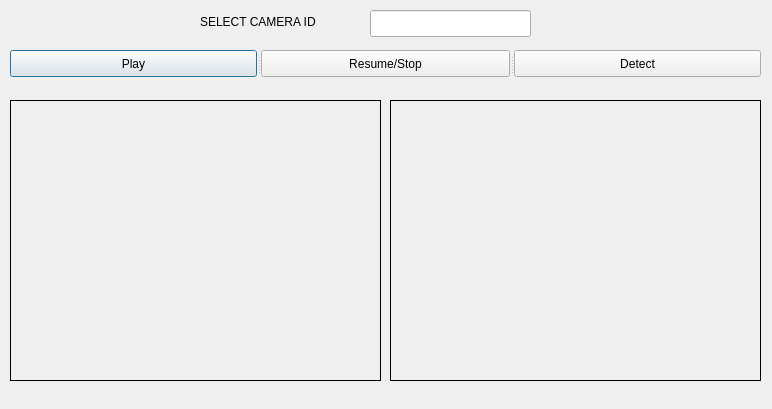
<?xml version="1.0" encoding="UTF-8"?>
<ui version="4.0">
 <class>Dialog</class>
 <widget class="QDialog" name="Dialog">
  <property name="geometry">
   <rect>
    <x>0</x>
    <y>0</y>
    <width>772</width>
    <height>409</height>
   </rect>
  </property>
  <property name="windowTitle">
   <string>Dialog</string>
  </property>
  <widget class="QLabel" name="imgLabel">
   <property name="geometry">
    <rect>
     <x>10</x>
     <y>100</y>
     <width>371</width>
     <height>281</height>
    </rect>
   </property>
   <property name="autoFillBackground">
    <bool>true</bool>
   </property>
   <property name="frameShape">
    <enum>QFrame::Box</enum>
   </property>
   <property name="text">
    <string/>
   </property>
   <property name="margin">
    <number>0</number>
   </property>
  </widget>
  <widget class="QLabel" name="detectLabel">
   <property name="geometry">
    <rect>
     <x>390</x>
     <y>100</y>
     <width>371</width>
     <height>281</height>
    </rect>
   </property>
   <property name="autoFillBackground">
    <bool>true</bool>
   </property>
   <property name="frameShape">
    <enum>QFrame::Box</enum>
   </property>
   <property name="text">
    <string/>
   </property>
  </widget>
  <widget class="QLabel" name="label">
   <property name="geometry">
    <rect>
     <x>200</x>
     <y>6</y>
     <width>141</width>
     <height>31</height>
    </rect>
   </property>
   <property name="text">
    <string>SELECT CAMERA ID</string>
   </property>
  </widget>
  <widget class="QLineEdit" name="lineEdit">
   <property name="geometry">
    <rect>
     <x>370</x>
     <y>10</y>
     <width>161</width>
     <height>27</height>
    </rect>
   </property>
  </widget>
  <widget class="QSplitter" name="splitter">
   <property name="geometry">
    <rect>
     <x>10</x>
     <y>50</y>
     <width>751</width>
     <height>27</height>
    </rect>
   </property>
   <property name="orientation">
    <enum>Qt::Horizontal</enum>
   </property>
   <widget class="QPushButton" name="startButton">
    <property name="text">
     <string>Play</string>
    </property>
   </widget>
   <widget class="QPushButton" name="stopButton">
    <property name="text">
     <string>Resume/Stop</string>
    </property>
   </widget>
   <widget class="QPushButton" name="detectButton">
    <property name="text">
     <string>Detect</string>
    </property>
   </widget>
  </widget>
 </widget>
 <resources/>
 <connections/>
</ui>
